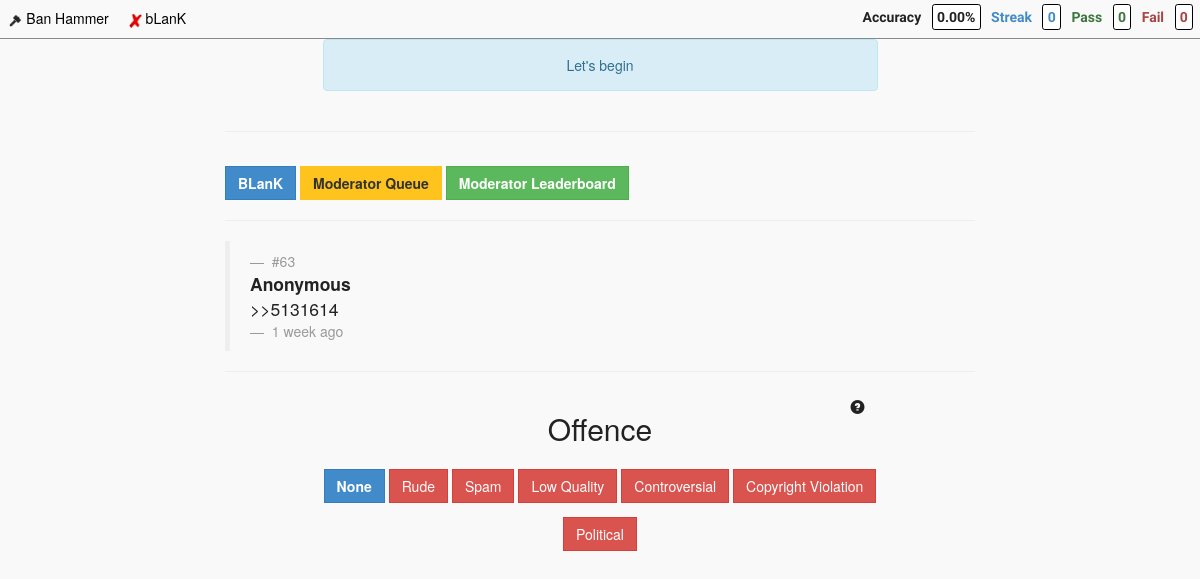
/site/blank/queue, run on the app's committed database.
### tables this page shows
CREATE TABLE IF NOT EXISTS `site` (
  `id` int(10) unsigned NOT NULL AUTO_INCREMENT,
  `slug` varchar(100) NOT NULL,
  `name` varchar(100) NOT NULL,
  `active` int(1) unsigned NOT NULL,
  `accuracy_minimum` int(10) unsigned NOT NULL,
  `anonymous_flag` int(1) NOT NULL,
  `sort` int(10) unsigned NOT NULL,
  `created` timestamp NOT NULL DEFAULT CURRENT_TIMESTAMP,
  PRIMARY KEY (`id`)
);

CREATE TABLE IF NOT EXISTS `post` (
  `id` int(10) unsigned NOT NULL AUTO_INCREMENT,
  `username` varchar(100) NOT NULL,
  `image` varchar(100) NOT NULL,
  `content` text NOT NULL,
  `real_report` int(10) unsigned NOT NULL DEFAULT '0',
  `site_key` int(10) NOT NULL,
  `account_key` int(10) NOT NULL,
  `offence_key` int(10) unsigned NOT NULL,
  `confidence` int(10) unsigned NOT NULL,
  `severity_sum` int(10) unsigned NOT NULL DEFAULT '0',
  `review_tally` int(10) unsigned NOT NULL DEFAULT '0',
  `last_reviewed` varchar(100) NOT NULL,
  `created` timestamp NOT NULL DEFAULT CURRENT_TIMESTAMP,
  PRIMARY KEY (`id`)
);

CREATE TABLE IF NOT EXISTS `enforcement` (
  `id` int(10) unsigned NOT NULL AUTO_INCREMENT,
  `site_key` int(10) NOT NULL,
  `offence_key` int(10) NOT NULL,
  `created` timestamp NOT NULL DEFAULT CURRENT_TIMESTAMP,
  PRIMARY KEY (`id`)
);

CREATE TABLE IF NOT EXISTS `offence` (
  `id` int(10) unsigned NOT NULL AUTO_INCREMENT,
  `slug` varchar(100) NOT NULL,
  `sort` int(10) unsigned NOT NULL,
  `created` timestamp NOT NULL DEFAULT CURRENT_TIMESTAMP ON UPDATE CURRENT_TIMESTAMP,
  PRIMARY KEY (`id`)
);

### application/controllers/Main.php (called while the page is built, shortened)
<?php
class Main extends CI_Controller {
    function __construct()
    {
        $this->load->model('main_model', '', TRUE);
        $this->load->model('user_model', '', TRUE);
        if (is_dev()) {
            $this->leaderboard_minimum = 10;
        }
        else {
            $this->leaderboard_minimum = 100;
        }
        $this->data['active_sites'] = $this->main_model->get_active_sites();
        $this->data['user'] = $this->get_user_by_session();
        $this->data['current_site']['name'] = 'Overall';
        $this->data['current_site']['slug'] = 'default';
        $this->data['login_reminder_point'] = 30;
        $this->data['hours_between_reviews'] = 24;
        $this->data['leaderboard_minimum'] = $this->leaderboard_minimum;
        $this->data['real_report'] = false;
    }
    public function queue($slug)
    {
        $data = $this->data;
        $data['current_site'] = $this->main_model->get_current_site($slug);
        $ip = $_SERVER['REMOTE_ADDR'];
        $data['post'] = $this->main_model->get_post_for_queue($data['current_site']['id'], $ip, $this->data['hours_between_reviews']);
        if ($data['post']) {
            $data['post']['time_ago'] = get_time_ago(strtotime($data['post']['created']));
        }
        $data['offences'] = $this->main_model->get_offences_by_site($data['current_site']['id']);
        $data['actions'] = $this->main_model->get_actions();
        $data['page_title'] = $slug . ' Moderator Queue';
        $data['slug'] = $slug;
        $this->load->view('templates/header', $data);
        $this->load->view('toolbar', $data);
        $this->load->view('sites/' . $slug . '/style', $data);
        $this->load->view('queue_result', $data);
        $this->load->view('sites/' . $slug . '/queue', $data);
        $this->load->view('queue_form', $data);
        $this->load->view('templates/scripts', $data);
        $this->load->view('sites/' . $slug . '/script', $data);
        $this->load->view('templates/footer', $data);
    }
    public function get_user_by_session()
    {
        $user = $this->session->userdata('user');
        if (empty($user)) {
            $sess_array = array(
                'id' => 0,
                'username' => 'Anonymous',
                'logged_in' => false,
                'current_account' => array(
                    'id' => 0,
                    'pass' => 0,
                    'fail' => 0,
                    'streak' => 0,
                    'total' => 0,
                ),
            );
            $this->session->set_userdata('user', $sess_array);
            $user = $this->session->userdata('user');
        }
        $user['accuracy'] = accuracy_calculator($user['current_account']['pass'], $user['current_account']['fail']);
        return $user;
    }
}

### index.php (called while the page is built, shortened)
<?php
require_once BASEPATH.'core/CodeIgniter.php';

### application/models/Main_model.php (called while the page is built, shortened)
<?php
Class main_model extends CI_Model
{
    function get_active_sites()
    {
        $this->db->select('*');
        $this->db->from('site');
        $this->db->where('active', 1);
        $query = $this->db->get();
        $result = $query->result_array();
        return $result;
    }
    function get_current_site($slug)
    {
        $this->db->select('*');
        $this->db->from('site');
        $this->db->where('slug', $slug);
        $query = $this->db->get();
        $result = $query->result_array();
        return isset($result[0]) ? $result[0] : false;
    }
    function get_post_for_queue($site_key, $ip, $hours_between_reviews)
    {
        $site_key = mysqli_real_escape_string(get_mysqli(), $site_key);
        $raw_query = "
        SELECT `post`.id, `post`.username, `post`.content, `post`.created
        FROM `post`
        WHERE `post`.`site_key` = " . $site_key . "
        AND NOT EXISTS (
            SELECT *
            FROM `review`
            WHERE `post_key` = `post`.`id`
            AND `review`.`created` > timestampadd(hour, -" . $hours_between_reviews . ", now())
        )
        ORDER BY RAND()
        LIMIT 1;
        ";
        $query = $this->db->query($raw_query);
        $result = $query->result_array();
        return isset($result[0]) ? $result[0] : false;
    }
    function get_offences_by_site($site_key)
    {
        $this->db->select('*');
        $this->db->from('enforcement');
        $this->db->join('offence', 'enforcement.offence_key = offence.id', 'left');
        $this->db->where('site_key', $site_key);
        $this->db->order_by('offence.sort', 'ASC');
        $query = $this->db->get();
        $result = $query->result_array();
        return $result;
    }
    function get_actions()
    {
        $this->db->select('*');
        $this->db->from('action');
        $this->db->order_by('sort', 'ASC');
        $query = $this->db->get();
        $result = $query->result_array();
        return $result;
    }
}
?>

### application/config/autoload.php (called while the page is built, shortened)
<?php
function deslug($string) {
    return ucwords(str_replace('_', ' ', $string));
}
function html_clean($string)
{
    $string = htmlspecialchars($string, ENT_QUOTES, config_item('charset'), TRUE);
    $string = nl2br($string);
    return $string;
}
function accuracy_calculator($pass, $fail) {
    if (!is_whole_int($pass) || !is_whole_int($fail)) {
        $result = 0;
    }
    else if ($pass == 0) {
        $result = 0;
    }
    return sprintf('%0.2f', $result);
}
function is_whole_int($val) {
    $val = strval($val);
    $val = str_replace('-', '', $val);
    if (ctype_digit($val)) {
        if ($val === (string)0) {
            return true;
        }
        else if (ltrim($val, '0') === $val) {
            return true;
        }
    }
    return false;
}

### application/config/database.php (called while the page is built, shortened)
<?php
function get_mysqli() {$db = (array)get_instance()->db;
    return mysqli_connect('localhost', $db['username'], $db['password'], $db['database']);
}

### application/views/queue_form.php (the view, shortened to what this page needs)
<div class="container text-center">
    <div class="row">
        <div class="col-md-6 col-md-push-3">
            <?php if ($post) { ?>
            <form id="queue_form" action="<?=base_url()?>site/<?php echo $slug; ?>/new_review" method="post">
                <div id="offence_parent">
                    <div class="row">
                        <div class="col-md-3">
                        </div>
                        <div class="col-md-6">
                            <h2>Offence</h2>
                        </div>
                        <div class="col-md-3">
                            <span class="how_to_play_button glyphicon glyphicon-question-sign btn pull-right" type="button" data-toggle="modal" data-target="#how_to_play_modal" title="How To Play"></span>
                        </div>
                    </div>
                    <?php foreach ($offences as $offence) { ?>
                        <?php $style = $offence['slug'] === 'none' ? 'btn-primary offence_none' : 'btn-danger'; ?>
                        <div class="offence_button custom_btn btn <?php echo $style; ?>" offence="<?php echo $offence['id']; ?>">
                            <?php echo deslug($offence['slug']); ?>
                        </div>
                    <?php } ?>
                </div>
            </form>
            <?php } ?>
        </div>
    </div>
</div>

### application/views/toolbar.php (shortened to what this page needs)
<nav class="global_toolbar">
    <a class="global_link" href="<?=base_url()?>">
        <div class="global_site_parent">
            <img class="global_site_icon" src="<?=base_url()?>resources/img/favicon.ico" alt="Ban Hammer"/>
            <span class="global_site_name">Ban Hammer</span>
        </div>
    </a>
    <?php foreach ($active_sites as $site) { ?>
    <a class="global_link" href="<?=base_url()?>site/<?php echo $site['slug']; ?>/queue">
        <div class="global_site_parent">
            <img class="global_site_icon" src="<?=base_url()?>resources/sites/<?php echo $site['slug']; ?>/icon.png" alt="<?php echo $site['name']; ?>"/>
            <span class="global_site_name"><?php echo $site['name']; ?></span>
        </div>
    </a>
    <?php } ?>
    <span id="score_parent">
        <span id="accuracy_parent" class="text-default">
            <span id="accuracy_label" class="score_label">Accuracy</span>
            <span id="accuracy_value_parent" class="score_value"><span id="accuracy_value"><?php echo $user['accuracy']; ?>%</span></span>
        </span>
        <span id="streak_parent" class="text-primary">
            <span id="streak_label" class="score_label">Streak</span>
            <span id="streak_value" class="score_value"><?php echo $user['current_account']['streak']; ?></span>
        </span>
        <span id="pass_parent" class="text-success">
            <span id="pass_label" class="score_label">Pass</span>
            <span id="pass_value" class="score_value"><?php echo $user['current_account']['pass']; ?></span>
        </span>
        <span id="fail_parent" class="text-danger">
            <span id="fail_label" class="score_label">Fail</span>
            <span id="fail_value" class="score_value"><?php echo $user['current_account']['fail']; ?></span>
        </span>
    </span>
</nav>

### application/views/sites/blank/queue.php (shortened to what this page needs)
<div class="<?php echo $slug; ?>_parent container">
    <div class="row">
        <div class="col-md-8 col-md-push-2">
            <hr>
            <a class="custom_btn btn btn-primary" href="<?=base_url()?>site/<?php echo $slug; ?>">
                <strong><?php echo deslug($current_site['name']); ?></strong>
            </a>
            <a class="custom_btn btn btn-action" href="<?=base_url()?>site/<?php echo $slug; ?>/queue">
                <strong>Moderator Queue</strong>
            </a>
            <a class="custom_btn btn btn-success" href="<?=base_url()?>site/<?php echo $slug; ?>/leaderboard">
                <strong>Moderator Leaderboard</strong>
            </a>
            <hr>
            <div id="queue_post_parent" class="post_parent" <?php if (!$post) { echo 'style="display: none;"'; } ?>>
                <blockquote>
                    <div class="post_user">
                        <small>
                            #<span id="queue_post_id_label"><?php echo html_clean($post['id']); ?></span>
                        </small>
                        <strong id="queue_post_user">
                            <?php echo html_clean($post['username']); ?>
                        </strong>
                    </div>
                    <div id="queue_post_content" class="post_content embedica_this">
                        <?php echo html_clean($post['content']); ?>
                    </div>
                    <div class="post_time">
                        <small id="queue_post_time_ago">
                        <?php echo $post['time_ago']; ?>
                        </small>
                    </div>
                </blockquote>
            </div>
            <hr>
        </div>
    </div>
</div>

### resources/style.css (style rules this page uses)
body { background-color: #f9f9f9; color: #222; }
.custom_btn { margin-top: 1em; border-radius: 0; }
.global_toolbar { background-color: #f9f9f9; height: 2.8em; border-bottom: 1px solid #888; }
.global_site_icon { height: 1em; }
.global_site_name { color: #000; }
.global_site_parent { display: inline-block; padding: 0.5em; margin: 0.1em; transition: background-color 0.5s; border-radius: 0.1em; }
#score_parent { margin-top: 0.5em; font-weight: bold; font-family: 'Play', sans-serif; float: right; }
.score_value { margin: 0.5em; padding: 0.3em; background-color: #fff; border: 1px solid #000; border-radius: 0.2em; }
#queue_post_content { transition: height 0.5s ease; }
.offence_none { font-weight: bold; }
.btn-action { background-color: hsl(44, 100%, 56%) !important; background-repeat: repeat-x; filter: progid:DXImageTransform.Microsoft.gradient(startColorstr="#ffc31e", endColorstr="#ffc31e"); background-image: -khtml-gradient(linear, left top, left bottom, from(#ffc31e), to(#ffc31e)); background-image: -moz-linear-gradient(top, #ffc31e, #ffc31e); background-image: -ms-linear-gradient(top, #ffc31e, #ffc31e); background-image: -webkit-gradient(linear, left top, left bottom, color-stop(0%, #ffc31e), color-stop(100%, #ffc31e)); background-image: -webkit-linear-gradient(top, #ffc31e, #ffc31e); background-image: -o-linear-gradient(top, #ffc31e, #ffc31e); background-image: linear-gradient(#ffc31e, #ffc31e); border-color: #ffc31e #ffc31e hsl(44, 100%, 56%); color: #333 !important; text-shadow: 0 1px 1px rgba(255, 255, 255, 0.00); -webkit-font-smoothing: antialiased; }

### data on the page
site: slug (picture), name "bLanK", name "BLanK"
post: id "63", username "Anonymous", content ">>5131614"
enforcement: offence.slug "None"
enforcement: offence.slug "Rude"
enforcement: offence.slug "Spam"
enforcement: offence.slug "Low Quality"
enforcement: offence.slug "Controversial"
enforcement: offence.slug "Copyright Violation"
enforcement: offence.slug "Political"

### other printed values
$user['accuracy'] "0.00"
$user['current_account']['streak'] "0"
$user['current_account']['pass'] "0"
$user['current_account']['fail'] "0"
$post['time_ago'] "1 week ago"
